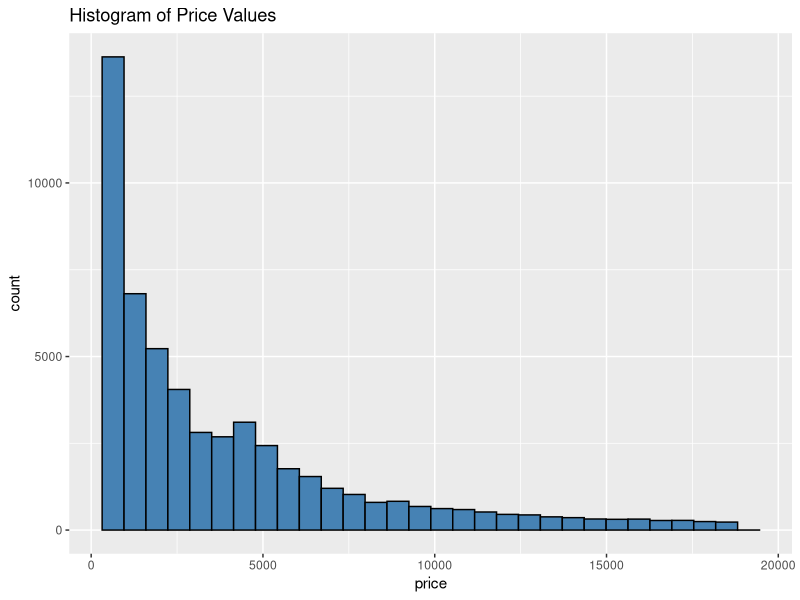
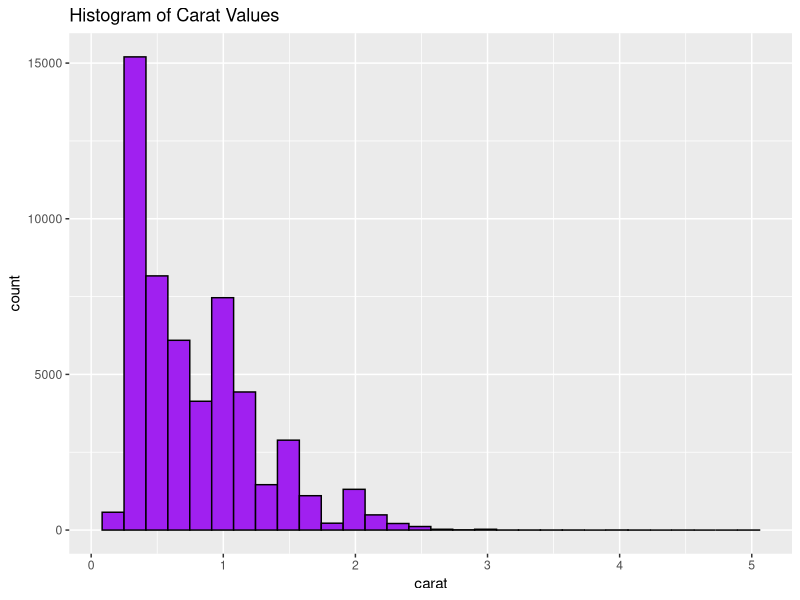
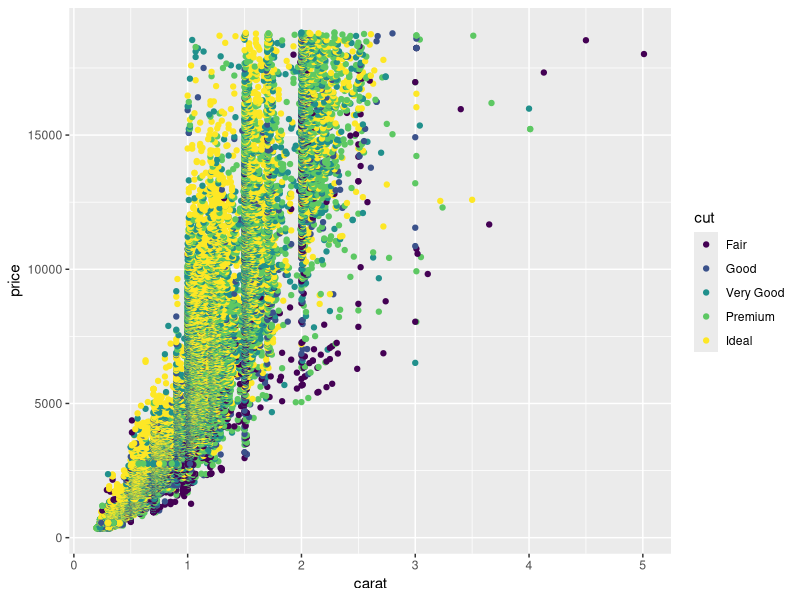
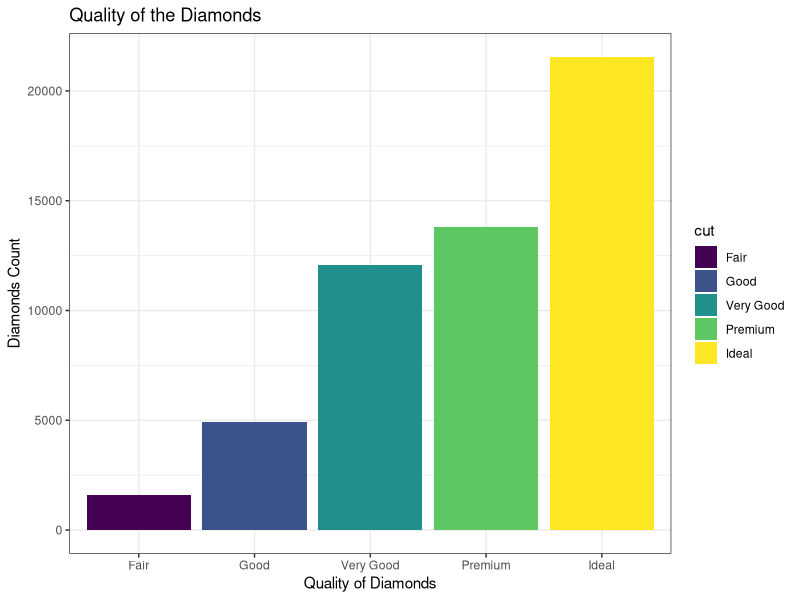
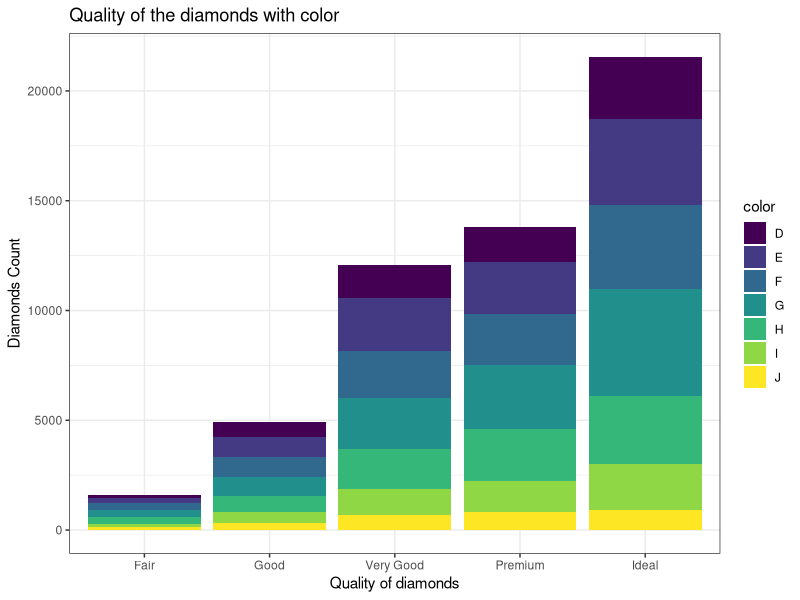
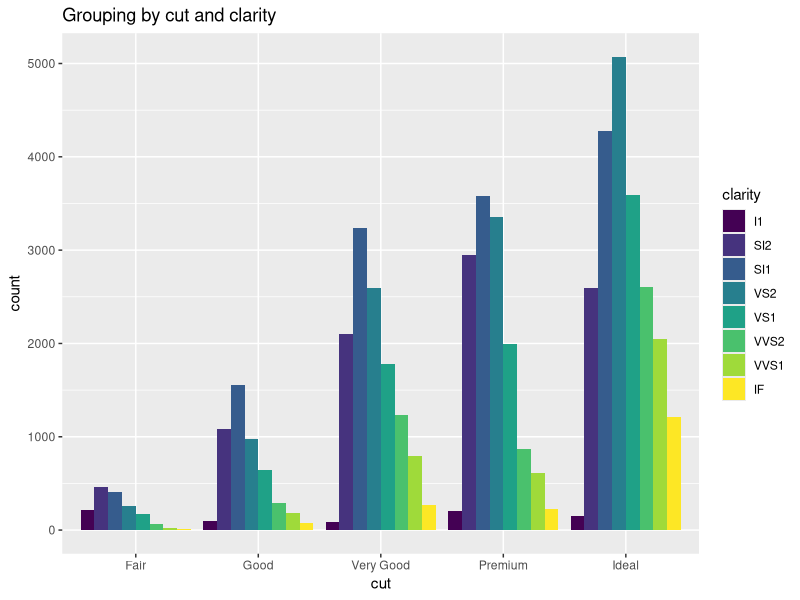
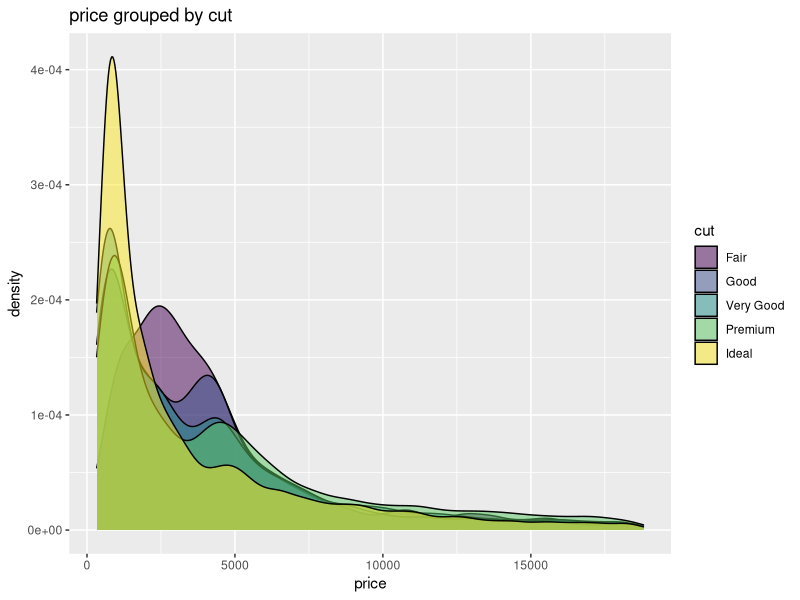
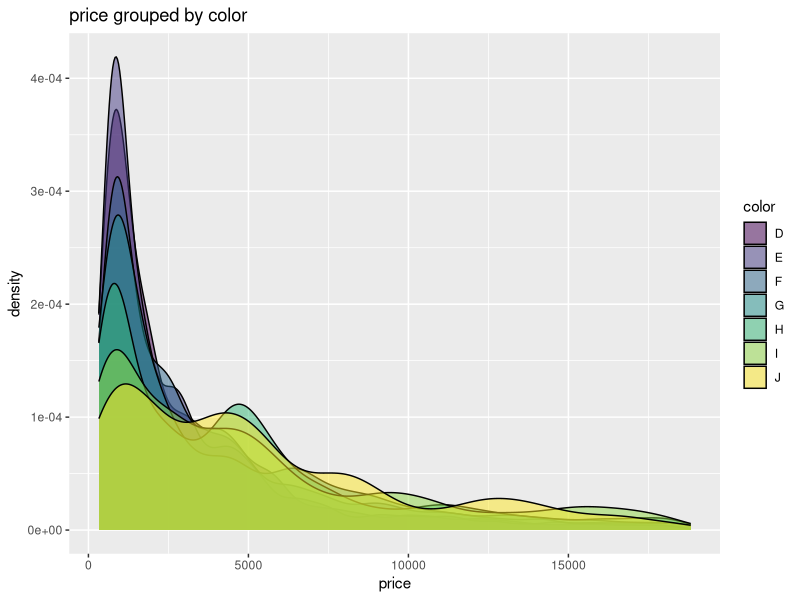

R code for these plots, in order:
# Step 1: Getting data into RStudio and loading libraries
## installing packages and loading libraries
install.packages("dplyr")
install.packages("tidyr")
install.packages("tidyverse")
install.packages("ggplot2")
install.packages("skimr")
library(dplyr)
library(tidyr)
library(tidyverse)
library(ggplot2)
library(skimr)


## Using diamonds dataset
data(diamonds)
force(diamonds)


# Step 2: Chekcing dataframe
View(diamonds)
head(diamonds)
glimpse(diamonds)

# Step 3: Checking data for anomalies 
# Removed null, na values
diamonds_2 <- na.omit(diamonds)

# Checking for any inconsistencies
unique(diamonds_2$clarity)
unique(diamonds_2$cut)
unique(diamonds_2$color)


# Checked overview of data
summary(diamonds)
skim_without_charts(diamonds)



# Step 4: Creating visuals

# histogram of values for price
ggplot(data=diamonds, aes(x=price)) +
  geom_histogram(fill="steelblue", color="black") +
  ggtitle("Histogram of Price Values")

# histogram of carat value
ggplot(data=diamonds, aes(x=carat)) +
  geom_histogram(fill="purple", color="black") +
  ggtitle("Histogram of Carat Values")


# scatterplot of carat vs. price, using cut as color variable
ggplot(data=diamonds, aes(x=carat, y=price, color=cut)) + 
  geom_point()

# plot the cut (quality) of diamonds (quality <-  cut <- fair,good,very good, premium, ideal)
ggplot(diamonds, aes(x = cut , fill = cut)) +
  theme_bw() +
  geom_bar()+
  labs(x = "Quality of Diamonds",
       y = "Diamonds Count",
       title = "Quality of the Diamonds")


#plot quality of diamond with color
ggplot(diamonds, aes(x = cut,fill = color)) +
  theme_bw()+
  geom_bar()+
  labs(x="Quality of diamonds",
       y="Diamonds Count",
       title="Quality of the diamonds with color")


#grouping by cut and clarity
ggplot(data = diamonds) +
  geom_bar(
    mapping = aes(x = cut, fill = clarity),
    position = "dodge"
  )+
  labs(title="Grouping by cut and clarity")


#price grouped by cut 
ggplot(diamonds, aes(x=price))+
  geom_density(aes(fill=factor(cut)),alpha=0.5)+
  labs(title="price grouped by cut",
       x="price",
       fill="cut")


#price grouped by color
ggplot(diamonds, aes(x=price))+
  geom_density(aes(fill=factor(color)),alpha=0.5)+
  labs(title="price grouped by color",
       x="price",
       fill="color")
